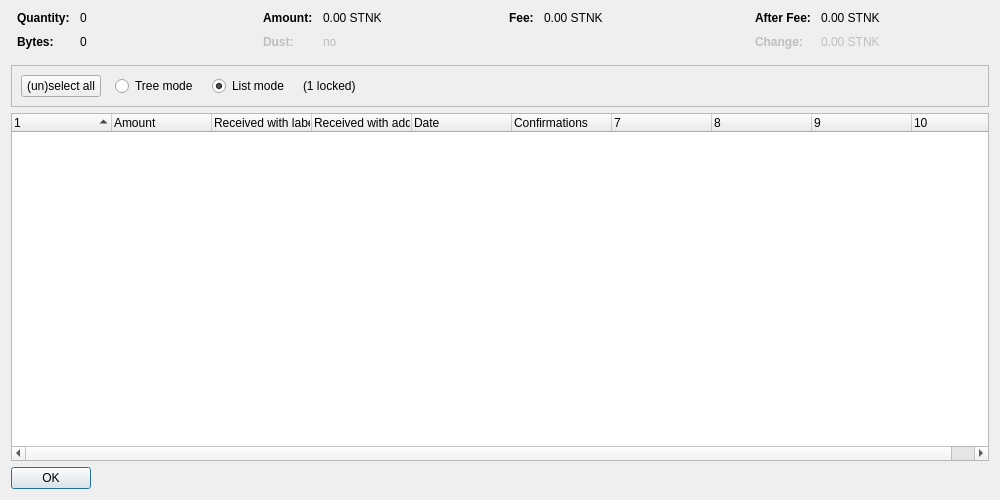
<?xml version="1.0" encoding="UTF-8"?>
<ui version="4.0">
 <class>CoinControlDialog</class>
 <widget class="QDialog" name="CoinControlDialog">
  <property name="geometry">
   <rect>
    <x>0</x>
    <y>0</y>
    <width>1000</width>
    <height>500</height>
   </rect>
  </property>
  <property name="windowTitle">
   <string>Coin Selection</string>
  </property>
  <layout class="QVBoxLayout" name="verticalLayout">
   <item>
    <layout class="QHBoxLayout" name="horizontalLayoutTop" stretch="0,0,0,0">
     <property name="topMargin">
      <number>0</number>
     </property>
     <property name="bottomMargin">
      <number>10</number>
     </property>
     <item>
      <layout class="QFormLayout" name="formLayoutCoinControl1">
       <property name="horizontalSpacing">
        <number>10</number>
       </property>
       <property name="verticalSpacing">
        <number>10</number>
       </property>
       <property name="leftMargin">
        <number>6</number>
       </property>
       <property name="rightMargin">
        <number>6</number>
       </property>
       <item row="0" column="0">
        <widget class="QLabel" name="labelCoinControlQuantityText">
         <property name="font">
          <font>
           <weight>75</weight>
           <bold>true</bold>
          </font>
         </property>
         <property name="text">
          <string>Quantity:</string>
         </property>
        </widget>
       </item>
       <item row="0" column="1">
        <widget class="QLabel" name="labelCoinControlQuantity">
         <property name="cursor">
          <cursorShape>IBeamCursor</cursorShape>
         </property>
         <property name="contextMenuPolicy">
          <enum>Qt::ActionsContextMenu</enum>
         </property>
         <property name="text">
          <string notr="true">0</string>
         </property>
         <property name="textInteractionFlags">
          <set>Qt::LinksAccessibleByMouse|Qt::TextSelectableByKeyboard|Qt::TextSelectableByMouse</set>
         </property>
        </widget>
       </item>
       <item row="1" column="0">
        <widget class="QLabel" name="labelCoinControlBytesText">
         <property name="font">
          <font>
           <weight>75</weight>
           <bold>true</bold>
          </font>
         </property>
         <property name="text">
          <string>Bytes:</string>
         </property>
        </widget>
       </item>
       <item row="1" column="1">
        <widget class="QLabel" name="labelCoinControlBytes">
         <property name="cursor">
          <cursorShape>IBeamCursor</cursorShape>
         </property>
         <property name="contextMenuPolicy">
          <enum>Qt::ActionsContextMenu</enum>
         </property>
         <property name="text">
          <string notr="true">0</string>
         </property>
         <property name="textInteractionFlags">
          <set>Qt::LinksAccessibleByMouse|Qt::TextSelectableByKeyboard|Qt::TextSelectableByMouse</set>
         </property>
        </widget>
       </item>
      </layout>
     </item>
     <item>
      <layout class="QFormLayout" name="formLayoutCoinControl2">
       <property name="horizontalSpacing">
        <number>10</number>
       </property>
       <property name="verticalSpacing">
        <number>10</number>
       </property>
       <property name="leftMargin">
        <number>6</number>
       </property>
       <property name="rightMargin">
        <number>6</number>
       </property>
       <item row="0" column="0">
        <widget class="QLabel" name="labelCoinControlAmountText">
         <property name="font">
          <font>
           <weight>75</weight>
           <bold>true</bold>
          </font>
         </property>
         <property name="text">
          <string>Amount:</string>
         </property>
        </widget>
       </item>
       <item row="0" column="1">
        <widget class="QLabel" name="labelCoinControlAmount">
         <property name="cursor">
          <cursorShape>IBeamCursor</cursorShape>
         </property>
         <property name="contextMenuPolicy">
          <enum>Qt::ActionsContextMenu</enum>
         </property>
         <property name="text">
          <string notr="true">0.00 STNK</string>
         </property>
         <property name="textInteractionFlags">
          <set>Qt::LinksAccessibleByMouse|Qt::TextSelectableByKeyboard|Qt::TextSelectableByMouse</set>
         </property>
        </widget>
       </item>
       <item row="1" column="0">
        <widget class="QLabel" name="labelCoinControlLowOutputText">
         <property name="enabled">
          <bool>false</bool>
         </property>
         <property name="font">
          <font>
           <weight>75</weight>
           <bold>true</bold>
          </font>
         </property>
         <property name="text">
          <string>Dust:</string>
         </property>
        </widget>
       </item>
       <item row="1" column="1">
        <widget class="QLabel" name="labelCoinControlLowOutput">
         <property name="enabled">
          <bool>false</bool>
         </property>
         <property name="cursor">
          <cursorShape>IBeamCursor</cursorShape>
         </property>
         <property name="contextMenuPolicy">
          <enum>Qt::ActionsContextMenu</enum>
         </property>
         <property name="text">
          <string notr="true">no</string>
         </property>
         <property name="textInteractionFlags">
          <set>Qt::LinksAccessibleByMouse|Qt::TextSelectableByKeyboard|Qt::TextSelectableByMouse</set>
         </property>
        </widget>
       </item>
      </layout>
     </item>
     <item>
      <layout class="QFormLayout" name="formLayoutCoinControl3">
       <property name="horizontalSpacing">
        <number>10</number>
       </property>
       <property name="verticalSpacing">
        <number>10</number>
       </property>
       <property name="leftMargin">
        <number>6</number>
       </property>
       <property name="rightMargin">
        <number>6</number>
       </property>
       <item row="0" column="0">
        <widget class="QLabel" name="labelCoinControlFeeText">
         <property name="font">
          <font>
           <weight>75</weight>
           <bold>true</bold>
          </font>
         </property>
         <property name="text">
          <string>Fee:</string>
         </property>
        </widget>
       </item>
       <item row="0" column="1">
        <widget class="QLabel" name="labelCoinControlFee">
         <property name="cursor">
          <cursorShape>IBeamCursor</cursorShape>
         </property>
         <property name="contextMenuPolicy">
          <enum>Qt::ActionsContextMenu</enum>
         </property>
         <property name="text">
          <string notr="true">0.00 STNK</string>
         </property>
         <property name="textInteractionFlags">
          <set>Qt::LinksAccessibleByMouse|Qt::TextSelectableByKeyboard|Qt::TextSelectableByMouse</set>
         </property>
        </widget>
       </item>
      </layout>
     </item>
     <item>
      <layout class="QFormLayout" name="formLayoutCoinControl4">
       <property name="horizontalSpacing">
        <number>10</number>
       </property>
       <property name="verticalSpacing">
        <number>10</number>
       </property>
       <property name="leftMargin">
        <number>6</number>
       </property>
       <property name="rightMargin">
        <number>6</number>
       </property>
       <item row="0" column="0">
        <widget class="QLabel" name="labelCoinControlAfterFeeText">
         <property name="font">
          <font>
           <weight>75</weight>
           <bold>true</bold>
          </font>
         </property>
         <property name="text">
          <string>After Fee:</string>
         </property>
        </widget>
       </item>
       <item row="0" column="1">
        <widget class="QLabel" name="labelCoinControlAfterFee">
         <property name="cursor">
          <cursorShape>IBeamCursor</cursorShape>
         </property>
         <property name="contextMenuPolicy">
          <enum>Qt::ActionsContextMenu</enum>
         </property>
         <property name="text">
          <string notr="true">0.00 STNK</string>
         </property>
         <property name="textInteractionFlags">
          <set>Qt::LinksAccessibleByMouse|Qt::TextSelectableByKeyboard|Qt::TextSelectableByMouse</set>
         </property>
        </widget>
       </item>
       <item row="1" column="0">
        <widget class="QLabel" name="labelCoinControlChangeText">
         <property name="enabled">
          <bool>false</bool>
         </property>
         <property name="font">
          <font>
           <weight>75</weight>
           <bold>true</bold>
          </font>
         </property>
         <property name="text">
          <string>Change:</string>
         </property>
        </widget>
       </item>
       <item row="1" column="1">
        <widget class="QLabel" name="labelCoinControlChange">
         <property name="enabled">
          <bool>false</bool>
         </property>
         <property name="cursor">
          <cursorShape>IBeamCursor</cursorShape>
         </property>
         <property name="contextMenuPolicy">
          <enum>Qt::ActionsContextMenu</enum>
         </property>
         <property name="text">
          <string notr="true">0.00 STNK</string>
         </property>
         <property name="textInteractionFlags">
          <set>Qt::LinksAccessibleByMouse|Qt::TextSelectableByKeyboard|Qt::TextSelectableByMouse</set>
         </property>
        </widget>
       </item>
      </layout>
     </item>
    </layout>
   </item>
   <item>
    <widget class="QFrame" name="frame">
     <property name="minimumSize">
      <size>
       <width>0</width>
       <height>40</height>
      </size>
     </property>
     <property name="frameShape">
      <enum>QFrame::StyledPanel</enum>
     </property>
     <property name="frameShadow">
      <enum>QFrame::Sunken</enum>
     </property>
     <layout class="QHBoxLayout" name="horizontalLayout">
      <item>
       <layout class="QHBoxLayout" name="horizontalLayoutPanel" stretch="0,0,0,0,0">
        <property name="spacing">
         <number>14</number>
        </property>
        <item>
         <widget class="QPushButton" name="pushButtonSelectAll">
          <property name="sizePolicy">
           <sizepolicy hsizetype="Maximum" vsizetype="Fixed">
            <horstretch>0</horstretch>
            <verstretch>0</verstretch>
           </sizepolicy>
          </property>
          <property name="text">
           <string>(un)select all</string>
          </property>
          <property name="autoDefault">
           <bool>false</bool>
          </property>
         </widget>
        </item>
        <item>
         <widget class="QRadioButton" name="radioTreeMode">
          <property name="sizePolicy">
           <sizepolicy hsizetype="Maximum" vsizetype="Fixed">
            <horstretch>0</horstretch>
            <verstretch>0</verstretch>
           </sizepolicy>
          </property>
          <property name="text">
           <string>Tree mode</string>
          </property>
         </widget>
        </item>
        <item>
         <widget class="QRadioButton" name="radioListMode">
          <property name="sizePolicy">
           <sizepolicy hsizetype="Maximum" vsizetype="Fixed">
            <horstretch>0</horstretch>
            <verstretch>0</verstretch>
           </sizepolicy>
          </property>
          <property name="text">
           <string>List mode</string>
          </property>
          <property name="checked">
           <bool>true</bool>
          </property>
         </widget>
        </item>
        <item>
         <widget class="QLabel" name="labelLocked">
          <property name="text">
           <string notr="true">(1 locked)</string>
          </property>
         </widget>
        </item>
        <item>
         <spacer name="horizontalSpacer">
          <property name="orientation">
           <enum>Qt::Horizontal</enum>
          </property>
          <property name="sizeHint" stdset="0">
           <size>
            <width>40</width>
            <height>20</height>
           </size>
          </property>
         </spacer>
        </item>
       </layout>
      </item>
     </layout>
    </widget>
   </item>
   <item>
    <widget class="CoinControlTreeWidget" name="treeWidget">
     <property name="contextMenuPolicy">
      <enum>Qt::CustomContextMenu</enum>
     </property>
     <property name="sortingEnabled">
      <bool>false</bool>
     </property>
     <property name="columnCount">
      <number>10</number>
     </property>
     <attribute name="headerShowSortIndicator" stdset="0">
      <bool>true</bool>
     </attribute>
     <attribute name="headerStretchLastSection">
      <bool>false</bool>
     </attribute>
     <column>
      <property name="text">
       <string/>
      </property>
     </column>
     <column>
      <property name="text">
       <string>Amount</string>
      </property>
     </column>
     <column>
      <property name="text">
       <string>Received with label</string>
      </property>
     </column>
     <column>
      <property name="text">
       <string>Received with address</string>
      </property>
     </column>
     <column>
      <property name="text">
       <string>Date</string>
      </property>
     </column>
     <column>
      <property name="text">
       <string>Confirmations</string>
      </property>
      <property name="toolTip">
       <string>Confirmed</string>
      </property>
     </column>
     <column>
      <property name="text">
       <string/>
      </property>
     </column>
     <column>
      <property name="text">
       <string/>
      </property>
     </column>
     <column>
      <property name="text">
       <string/>
      </property>
     </column>
     <column>
      <property name="text">
       <string/>
      </property>
     </column>
    </widget>
   </item>
   <item>
    <widget class="QDialogButtonBox" name="buttonBox">
     <property name="sizePolicy">
      <sizepolicy hsizetype="Maximum" vsizetype="Fixed">
       <horstretch>0</horstretch>
       <verstretch>0</verstretch>
      </sizepolicy>
     </property>
     <property name="orientation">
      <enum>Qt::Horizontal</enum>
     </property>
     <property name="standardButtons">
      <set>QDialogButtonBox::Ok</set>
     </property>
    </widget>
   </item>
  </layout>
 </widget>
 <customwidgets>
  <customwidget>
   <class>CoinControlTreeWidget</class>
   <extends>QTreeWidget</extends>
   <header>coincontroltreewidget.h</header>
  </customwidget>
 </customwidgets>
 <resources/>
 <connections/>
</ui>
